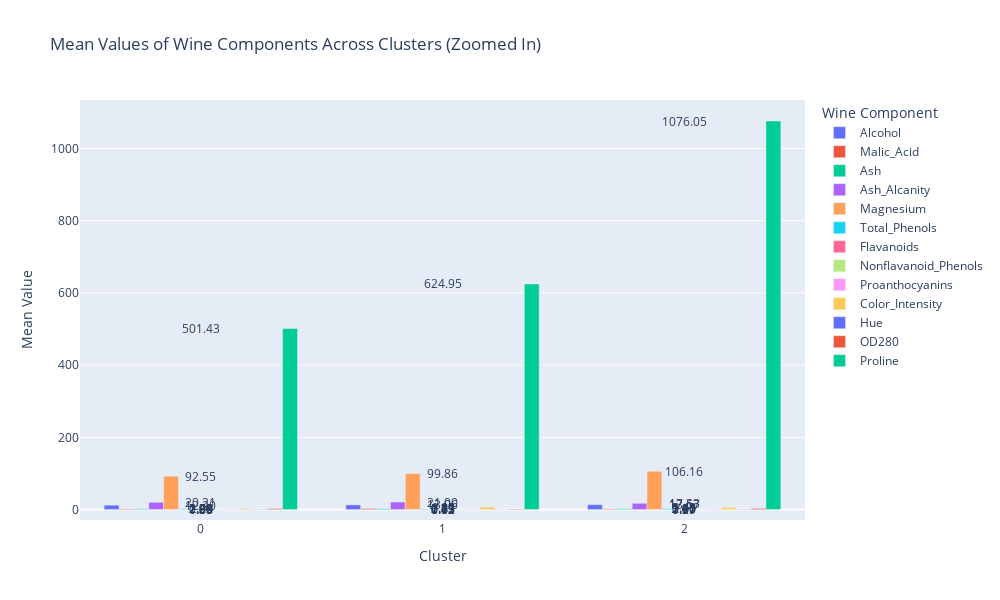

Notebook cell for this chart:
### Code cell
import plotly.express as px

# Convert the cluster means DataFrame to a format suitable for Plotly
cluster_means_plotly = cluster_means.reset_index().melt(id_vars=('index',), var_name='Wine Component', value_name='Mean Value')

# Plot the cluster means using Plotly
fig = px.bar(cluster_means_plotly, x='index', y='Mean Value', color='Wine Component',
             title='Mean Values of Wine Components Across Clusters (Zoomed In)',
             labels={'index': 'Cluster', 'Mean Value': 'Mean Value'},
             barmode='group', width=1000, height=600)  # Adjust width and height as needed

# Add text labels for each bar
for trace in fig.data:
    for idx, val in enumerate(trace.y):
        fig.add_annotation(x=trace.x[idx], y=val, text=f'{val:.2f}', showarrow=False)

fig.show()

### Figure 1 — Plotly figure (JSON) as saved in the notebook; plotly's stock layout.template omitted (floating-point values rounded to 4 significant figures)
{"data": [{"alignmentgroup": "True", "hovertemplate": "Wine Component=Alcohol<br>Cluster=%{x}<br>Mean Value=%{y}<extra></extra>", "legendgroup": "Alcohol", "marker": {"color": "#636efa", "pattern": {"shape": ""}}, "name": "Alcohol", "offsetgroup": "Alcohol", "orientation": "v", "showlegend": true, "textposition": "auto", "type": "bar", "x": [0, 1, 2], "xaxis": "x", "y": [12.2, 13.06, 13.67], "yaxis": "y"}, {"alignmentgroup": "True", "hovertemplate": "Wine Component=Malic_Acid<br>Cluster=%{x}<br>Mean Value=%{y}<extra></extra>", "legendgroup": "Malic_Acid", "marker": {"color": "#EF553B", "pattern": {"shape": ""}}, "name": "Malic_Acid", "offsetgroup": "Malic_Acid", "orientation": "v", "showlegend": true, "textposition": "auto", "type": "bar", "x": [0, 1, 2], "xaxis": "x", "y": [1.939, 3.167, 1.97], "yaxis": "y"}, {"alignmentgroup": "True", "hovertemplate": "Wine Component=Ash<br>Cluster=%{x}<br>Mean Value=%{y}<extra></extra>", "legendgroup": "Ash", "marker": {"color": "#00cc96", "pattern": {"shape": ""}}, "name": "Ash", "offsetgroup": "Ash", "orientation": "v", "showlegend": true, "textposition": "auto", "type": "bar", "x": [0, 1, 2], "xaxis": "x", "y": [2.215, 2.413, 2.463], "yaxis": "y"}, {"alignmentgroup": "True", "hovertemplate": "Wine Component=Ash_Alcanity<br>Cluster=%{x}<br>Mean Value=%{y}<extra></extra>", "legendgroup": "Ash_Alcanity", "marker": {"color": "#ab63fa", "pattern": {"shape": ""}}, "name": "Ash_Alcanity", "offsetgroup": "Ash_Alcanity", "orientation": "v", "showlegend": true, "textposition": "auto", "type": "bar", "x": [0, 1, 2], "xaxis": "x", "y": [20.21, 21.0, 17.53], "yaxis": "y"}, {"alignmentgroup": "True", "hovertemplate": "Wine Component=Magnesium<br>Cluster=%{x}<br>Mean Value=%{y}<extra></extra>", "legendgroup": "Magnesium", "marker": {"color": "#FFA15A", "pattern": {"shape": ""}}, "name": "Magnesium", "offsetgroup": "Magnesium", "orientation": "v", "showlegend": true, "textposition": "auto", "type": "bar", "x": [0, 1, 2], "xaxis": "x", "y": [92.55, 99.86, 106.2], "yaxis": "y"}, {"alignmentgroup": "True", "hovertemplate": "Wine Component=Total_Phenols<br>Cluster=%{x}<br>Mean Value=%{y}<extra></extra>", "legendgroup": "Total_Phenols", "marker": {"color": "#19d3f3", "pattern": {"shape": ""}}, "name": "Total_Phenols", "offsetgroup": "Total_Phenols", "orientation": "v", "showlegend": true, "textposition": "auto", "type": "bar", "x": [0, 1, 2], "xaxis": "x", "y": [2.263, 1.694, 2.85], "yaxis": "y"}, {"alignmentgroup": "True", "hovertemplate": "Wine Component=Flavanoids<br>Cluster=%{x}<br>Mean Value=%{y}<extra></extra>", "legendgroup": "Flavanoids", "marker": {"color": "#FF6692", "pattern": {"shape": ""}}, "name": "Flavanoids", "offsetgroup": "Flavanoids", "orientation": "v", "showlegend": true, "textposition": "auto", "type": "bar", "x": [0, 1, 2], "xaxis": "x", "y": [2.088, 0.8479, 3.01], "yaxis": "y"}, {"alignmentgroup": "True", "hovertemplate": "Wine Component=Nonflavanoid_Phenols<br>Cluster=%{x}<br>Mean Value=%{y}<extra></extra>", "legendgroup": "Nonflavanoid_Phenols", "marker": {"color": "#B6E880", "pattern": {"shape": ""}}, "name": "Nonflavanoid_Phenols", "offsetgroup": "Nonflavanoid_Phenols", "orientation": "v", "showlegend": true, "textposition": "auto", "type": "bar", "x": [0, 1, 2], "xaxis": "x", "y": [0.3553, 0.4495, 0.2911], "yaxis": "y"}, {"alignmentgroup": "True", "hovertemplate": "Wine Component=Proanthocyanins<br>Cluster=%{x}<br>Mean Value=%{y}<extra></extra>", "legendgroup": "Proanthocyanins", "marker": {"color": "#FF97FF", "pattern": {"shape": ""}}, "name": "Proanthocyanins", "offsetgroup": "Proanthocyanins", "orientation": "v", "showlegend": true, "textposition": "auto", "type": "bar", "x": [0, 1, 2], "xaxis": "x", "y": [1.687, 1.129, 1.908], "yaxis": "y"}, {"alignmentgroup": "True", "hovertemplate": "Wine Component=Color_Intensity<br>Cluster=%{x}<br>Mean Value=%{y}<extra></extra>", "legendgroup": "Color_Intensity", "marker": {"color": "#FECB52", "pattern": {"shape": ""}}, "name": "Color_Intensity", "offsetgroup": "Color_Intensity", "orientation": "v", "showlegend": true, "textposition": "auto", "type": "bar", "x": [0, 1, 2], "xaxis": "x", "y": [2.895, 6.85, 5.45], "yaxis": "y"}, {"alignmentgroup": "True", "hovertemplate": "Wine Component=Hue<br>Cluster=%{x}<br>Mean Value=%{y}<extra></extra>", "legendgroup": "Hue", "marker": {"color": "#636efa", "pattern": {"shape": ""}}, "name": "Hue", "offsetgroup": "Hue", "orientation": "v", "showlegend": true, "textposition": "auto", "type": "bar", "x": [0, 1, 2], "xaxis": "x", "y": [1.06, 0.721, 1.071], "yaxis": "y"}, {"alignmentgroup": "True", "hovertemplate": "Wine Component=OD280<br>Cluster=%{x}<br>Mean Value=%{y}<extra></extra>", "legendgroup": "OD280", "marker": {"color": "#EF553B", "pattern": {"shape": ""}}, "name": "OD280", "offsetgroup": "OD280", "orientation": "v", "showlegend": true, "textposition": "auto", "type": "bar", "x": [0, 1, 2], "xaxis": "x", "y": [2.862, 1.727, 3.158], "yaxis": "y"}, {"alignmentgroup": "True", "hovertemplate": "Wine Component=Proline<br>Cluster=%{x}<br>Mean Value=%{y}<extra></extra>", "legendgroup": "Proline", "marker": {"color": "#00cc96", "pattern": {"shape": ""}}, "name": "Proline", "offsetgroup": "Proline", "orientation": "v", "showlegend": true, "textposition": "auto", "type": "bar", "x": [0, 1, 2], "xaxis": "x", "y": [501.4, 624.9, 1076.0], "yaxis": "y"}], "layout": {"annotations": [{"showarrow": false, "text": "12.20", "x": 0, "y": 12.2}, {"showarrow": false, "text": "13.06", "x": 1, "y": 13.06}, {"showarrow": false, "text": "13.67", "x": 2, "y": 13.67}, {"showarrow": false, "text": "1.94", "x": 0, "y": 1.939}, {"showarrow": false, "text": "3.17", "x": 1, "y": 3.167}, {"showarrow": false, "text": "1.97", "x": 2, "y": 1.97}, {"showarrow": false, "text": "2.22", "x": 0, "y": 2.215}, {"showarrow": false, "text": "2.41", "x": 1, "y": 2.413}, {"showarrow": false, "text": "2.46", "x": 2, "y": 2.463}, {"showarrow": false, "text": "20.21", "x": 0, "y": 20.21}, {"showarrow": false, "text": "21.00", "x": 1, "y": 21.0}, {"showarrow": false, "text": "17.53", "x": 2, "y": 17.53}, {"showarrow": false, "text": "92.55", "x": 0, "y": 92.55}, {"showarrow": false, "text": "99.86", "x": 1, "y": 99.86}, {"showarrow": false, "text": "106.16", "x": 2, "y": 106.2}, {"showarrow": false, "text": "2.26", "x": 0, "y": 2.263}, {"showarrow": false, "text": "1.69", "x": 1, "y": 1.694}, {"showarrow": false, "text": "2.85", "x": 2, "y": 2.85}, {"showarrow": false, "text": "2.09", "x": 0, "y": 2.088}, {"showarrow": false, "text": "0.85", "x": 1, "y": 0.8479}, {"showarrow": false, "text": "3.01", "x": 2, "y": 3.01}, {"showarrow": false, "text": "0.36", "x": 0, "y": 0.3553}, {"showarrow": false, "text": "0.45", "x": 1, "y": 0.4495}, {"showarrow": false, "text": "0.29", "x": 2, "y": 0.2911}, {"showarrow": false, "text": "1.69", "x": 0, "y": 1.687}, {"showarrow": false, "text": "1.13", "x": 1, "y": 1.129}, {"showarrow": false, "text": "1.91", "x": 2, "y": 1.908}, {"showarrow": false, "text": "2.90", "x": 0, "y": 2.895}, {"showarrow": false, "text": "6.85", "x": 1, "y": 6.85}, {"showarrow": false, "text": "5.45", "x": 2, "y": 5.45}, {"showarrow": false, "text": "1.06", "x": 0, "y": 1.06}, {"showarrow": false, "text": "0.72", "x": 1, "y": 0.721}, {"showarrow": false, "text": "1.07", "x": 2, "y": 1.071}, {"showarrow": false, "text": "2.86", "x": 0, "y": 2.862}, {"showarrow": false, "text": "1.73", "x": 1, "y": 1.727}, {"showarrow": false, "text": "3.16", "x": 2, "y": 3.158}, {"showarrow": false, "text": "501.43", "x": 0, "y": 501.4}, {"showarrow": false, "text": "624.95", "x": 1, "y": 624.9}, {"showarrow": false, "text": "1076.05", "x": 2, "y": 1076.0}], "barmode": "group", "height": 600, "legend": {"title": {"text": "Wine Component"}, "tracegroupgap": 0}, "title": {"text": "Mean Values of Wine Components Across Clusters (Zoomed In)"}, "width": 1000, "xaxis": {"anchor": "y", "domain": [0, 1], "title": {"text": "Cluster"}}, "yaxis": {"anchor": "x", "domain": [0, 1], "title": {"text": "Mean Value"}}}}
